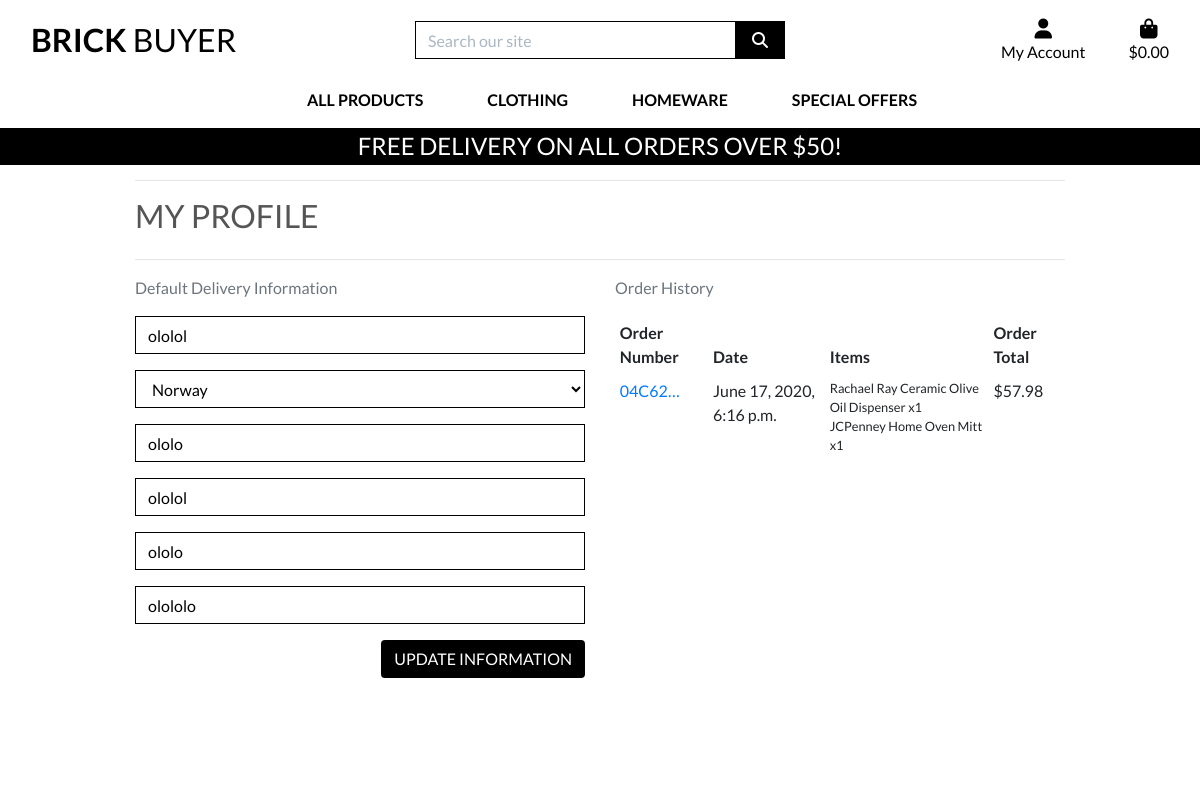
Before: /profile/ (signed in) with the older database file.
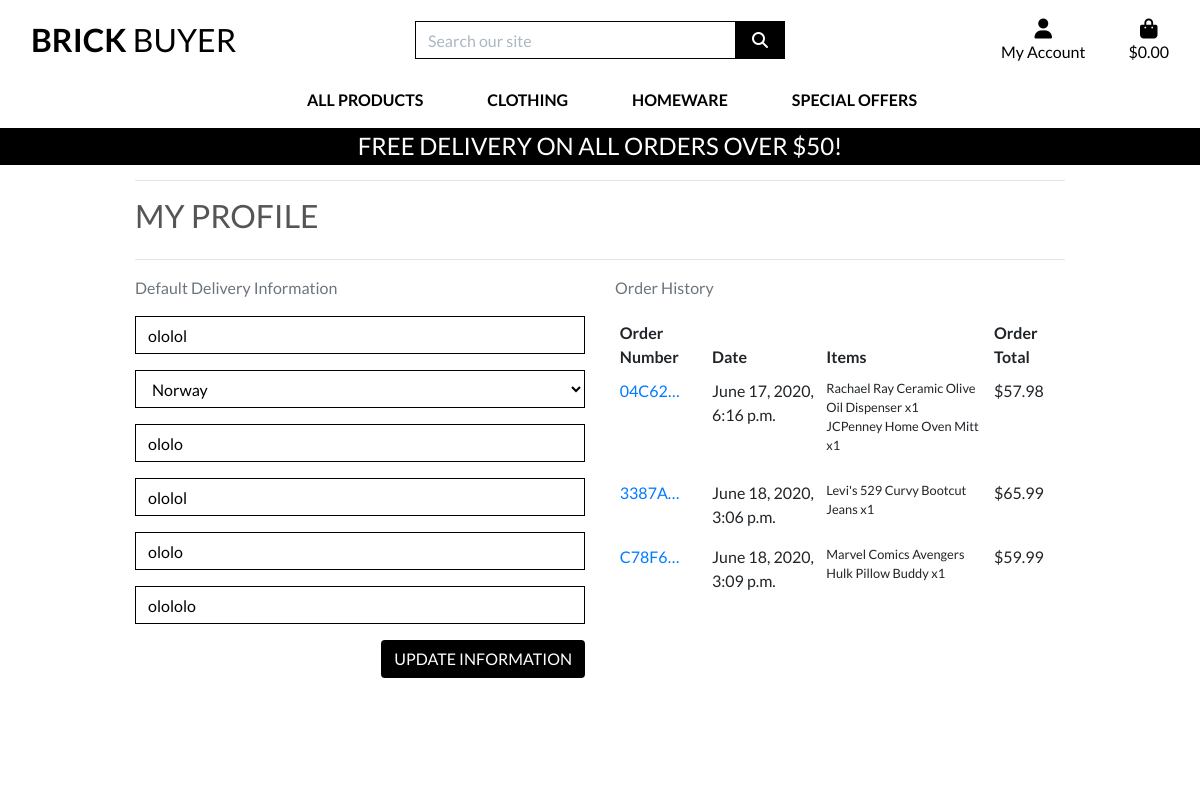
After: the same page with the newer database file.
### profiles/models.py (models this page shows, shortened)
class UserProfile(models.Model):
    user = models.OneToOneField(User, on_delete=models.CASCADE)
    default_phone_number = models.CharField(max_length=20, null=True, blank=True)
    default_country = CountryField(blank_label='Country *', null=True, blank=True)
    default_postcode = models.CharField(max_length=20, null=True, blank=True)
    default_town_or_city = models.CharField(max_length=40, null=True, blank=True)
    default_street_address1 = models.CharField(max_length=80, null=True, blank=True)
    default_county = models.CharField(max_length=80, null=True, blank=True)

### checkout/models.py (models this page shows, shortened)
class Order(models.Model):
    order_number = models.CharField(max_length=32, null=False, editable=False)
    user_profile = models.ForeignKey(UserProfile, on_delete=models.SET_NULL,
                                     null=True, blank=True, related_name='orders')
    full_name = models.CharField(max_length=50, null=False, blank=False)
    email = models.EmailField(max_length=254, null=False, blank=False)
    phone_number = models.CharField(max_length=20, null=False, blank=False)
    country = CountryField(blank_label='Country *', null=False, blank=False)
    postcode = models.CharField(max_length=20, null=True, blank=True)
    town_or_city = models.CharField(max_length=40, null=False, blank=False)
    street_address1 = models.CharField(max_length=80, null=False, blank=False)
    county = models.CharField(max_length=80, null=True, blank=True)
    date = models.DateTimeField(auto_now_add=True)
    delivery_cost = models.DecimalField(max_digits=6, decimal_places=2, null=False, default=0)
    order_total = models.DecimalField(max_digits=10, decimal_places=2, null=False, default=0)
    grand_total = models.DecimalField(max_digits=10, decimal_places=2, null=False, default=0)
    original_bag = models.TextField(null=False, blank=False, default='')
    stripe_pid = models.CharField(max_length=254, null=False, blank=False, default='')

class OrderLineItem(models.Model):
    order = models.ForeignKey(Order, null=False, blank=False, on_delete=models.CASCADE, related_name='lineitems')
    product = models.ForeignKey(Product, null=False, blank=False, on_delete=models.CASCADE)
    quantity = models.IntegerField(null=False, blank=False, default=0)
    lineitem_total = models.DecimalField(max_digits=6, decimal_places=2, null=False, blank=False, editable=False)

### products/models.py (models this page shows, shortened)
class Product(models.Model):
    category = models.ForeignKey('Category', null=True, blank=True,
                                 on_delete=models.SET_NULL)
    sku = models.CharField(max_length=254, null=True, blank=True)
    name = models.CharField(max_length=254)
    description = models.TextField()
    price = models.DecimalField(max_digits=6, decimal_places=2)
    rating = models.DecimalField(max_digits=6, decimal_places=2,
                                 null=True, blank=True)
    image_url = models.URLField(max_length=1024, null=True, blank=True)
    image = models.ImageField(null=True, blank=True)

### profiles/views.py (the view)
# urls.py: path('profile/', include('profiles.urls')),
def profile(request):
    profile = get_object_or_404(UserProfile, user=request.user)
    if request.method == 'POST':
        form = UserProfileForm(request.POST, instance=profile)
        if form.is_valid():
            form.save()
            messages.success(request, 'Profile update complete')
        else:
            messages.error(request, 'update failed, please check the form is valid')
    else:
        form = UserProfileForm(instance=profile)
    orders = profile.orders.all()
    template = 'profiles/profile.html'
    context = {
        'form': form,
        'orders': orders,
        'on_profile_page': True
    }
    return render(request, template, context)

### profiles/forms.py
class UserProfileForm(forms.ModelForm):
    class Meta:
        model = UserProfile
        exclude = ('user',)
    def __init__(self, *args, **kwargs):
        super().__init__(*args, **kwargs)
        placeholders = {
            'default_phone_number': 'Phone Number',
            'default_country': 'country',
            'default_postcode': 'Postal Code',
            'default_town_or_city': 'Town or City',
            'default_street_address1': 'Street Address 1',
            'default_county': 'County',
        }
        self.fields['default_phone_number'].widget.attrs['autofocus'] = True
        for field in self.fields:
            if field != 'default_country':
                if self.fields[field].required:
                    placeholder = f'{placeholders[field]} *'
                else:
                    placeholder = placeholders[field]
                self.fields[field].widget.attrs['placeholder'] = placeholder
            self.fields[field].widget.attrs['class'] = 'border-black rounded-0 profile-form-input'
            self.fields[field].label = False

### bag/contexts.py (called while the page is built, shortened)
def bag_contents(request):
    bag_items = []
    total = 0
    product_count = 0
    bag = request.session.get('bag', {})
    if total < settings.FREE_DELIVERY_THRESHOLD:
        delivery = total * Decimal(settings.STANDARD_DELIVERY_PERCENTAGE / 100)
        free_delivery_delta = settings.FREE_DELIVERY_THRESHOLD - total
    else:
        delivery = 0
        free_delivery_delta = 0
    grand_total = delivery + total
    context = {
        'bag_items': bag_items,
        'total': total,
        'product_count': product_count,
        'delivery': delivery,
        'free_delivery_delta': free_delivery_delta,
        'free_delivery_threshold': settings.FREE_DELIVERY_THRESHOLD,
        'grand_total': grand_total,
    }
    return context

### profiles/templates/profiles/profile.html (shortened to what this page needs)
{% extends "base.html" %}
{% load static %}
{% block extra_css %}
    <link rel="stylesheet" href="{% static 'profiles/css/profile.css' %}">
{% endblock %}
{% block page_header %}
    <div class="container header-container">
    </div>
{% endblock %}
{% block content %}
    <div class="overlay"></div>
    <div class="container">
        <div class="row">
            <div class="col">
                <hr>
                <h2 class="logo-font mb-4">My Profile</h2>
                <hr>
            </div>
        </div>
        <div class="row">
            <div class="col-12 col-lg-6">
                <p class="text-muted">Default Delivery Information</p>
                <form class="mt-3" action="{% url 'profile' %}" method="POST" id="profile-update-form">
                    {{ form|crispy }}
                    <button class="btn btn-black rounded-o text-uppercase float-right">Update Information</button>
                </form>
            </div>
            <div class="col-12 col-lg-6">
                <p class="text-muted">Order History</p>
                <div class="order-history table-responsive">
                    <table class="table table-sm table-borderless">
                        <thead>
                            <tr>
                                <th>Order Number</th>
                                <th>Date</th>
                                <th>Items</th>
                                <th>Order Total</th>
                            </tr>
                        </thead>
                        <tbody>
                            {% for order in orders %}
                                <tr>
                                    <td>
                                        <a href="{% url 'order_history' order.order_number %}"
                                        title="{{ order.order_number }}">
                                            {{ order.order_number|truncatechars:6 }}
                                        </a>
                                    </td>
                                    <td>{{ order.date }}</td>
                                    <td>
                                        <ul class="list-unstyled">
                                            {% for item in order.lineitems.all %}
                                                <li class="small">
                                                    {{ item.product.name }} x{{ item.quantity }}
                                                </li>
                                            {% endfor %}
                                        </ul>
                                    </td>
                                    <td>${{ order.grand_total }}</td>
                                </tr>
                            {% endfor %}
                        </tbody>
                    </table>
                </div>
            </div>
        </div>
{% endblock %}

### templates/base.html (shortened to what this page needs)
{% load static %}
<!doctype html>
<html lang="en">
  <head>
    {% block corecss %}
        <link rel="stylesheet" href="https://stackpath.bootstrapcdn.com/bootstrap/4.5.0/css/bootstrap.min.css">
        <link rel="stylesheet" href="{% static 'css/base.css' %}">
    {% endblock %}
    {% block extra_css %}
    {% endblock %}
  </head>
  <body>
    <header class="container-fluid fixed-top">
        <div id="topnav" class="row bg-white pt-lg-2 d-none d-lg-flex">
            <div class="col-12 col-lg-4 my-auto py-1 py-lg-0 text-center text-lg-left">
                <a href="{% url 'home' %}" class="nav-link main-logo-link">
                    <h2 class="logo-font text-black my-0"><strong>Brick</strong> buyer</h2>
                </a>
            </div>
            <div class="col-12 col-lg-4 my-auto py-1 py-lg-0">
                <form method="GET" action="{% url 'products' %}">
                    <div class="input-group w-100">
                        <input class="form-control border border-black rounded-0" type="text" name="q" placeholder="Search our site">
                        <div class="input-group-append">
                            <button class="form-control btn btn-black border border-black rounded-0" type="submit">
                                <span class="icon">
                                    <i class="fas fa-search"></i>
                                </span>
                            </button>
                        </div>
                    </div>
                </form>
            </div>
            <div class="col-12 col-lg-4 my-auto py-1 py-lg-0">
                <ul class="list-inline list-unstyled text-center text-lg-right my-0">
                    <li class="list-inline-item dropdown">
                        <a class="text-black nav-link" href="#" id="user-options" data-toggle="dropdown" aria-haspopup="true" aria-expanded="false">
                            <div class="text-center">
                                <div><i class="fas fa-user fa-lg"></i></div>
                                <p class="my-0">My Account</p>
                            </div>
                        </a>
                    </li>
                    <li class="list-inline-item">
                        <a class="{% if grand_total %}text-info font-weight-bold{% else %}text-black{% endif %} nav-link" href="{% url 'view_bag' %}">
                            <div class="text-center">
                                <div><i class="fas fa-shopping-bag fa-lg"></i></div>
                                <p class="my-0">
                                    {% if grand_total %}
                                        ${{ grand_total|floatformat:2}}
                                    {% else %}
                                        $0.00
                                    {% endif %}
                                </p>
                            </div>
                        </a>
                    </li>
                </ul>
            </div>
        </div>
        <div class="row bg-white">
            <nav class="navbar navbar-expand-lg navbar-light w-100">
                {% include 'includes/main-nav.html' %}
            </nav>
        </div>
        <div id="delivery-banner" class="row text-center">
            <div class="col bg-black text-white">
                <h4 class="logo-font my-1">Free delivery on all orders over ${{ free_delivery_threshold }}!</h4>
            </div>
        </div>
    </header>
    {% block page_header %}
    {% endblock %}
    {% block content %}
    {% endblock %}
  </body>
</html>

### templates/includes/main-nav.html (shortened to what this page needs)
<div class="collapse navbar-collapse" id="main-nav">
    <ul class="navbar-nav w-auto mx-auto">
        <li class="nav-item dropdown">
            <a class="logo-font font-weight-bold nav-link text-black mr-5" href="#" id="all-products-link" data-toggle="dropdown" aria-haspopup="true" aria-expanded="false">
                All Products
            </a>
        </li>
        <li class="nav-item dropdown">
            <a class="logo-font font-weight-bold nav-link text-black mr-5" href="#" id="clothing-link" data-toggle="dropdown" aria-haspopup="true" aria-expanded="false">
                Clothing
            </a>
        </li>
        <li class="nav-item dropdown">
            <a class="logo-font font-weight-bold nav-link text-black mr-5" href="#" id="homeware-link" data-toggle="dropdown" aria-haspopup="true" aria-expanded="false">
                Homeware
            </a>
        </li>
        <li class="nav-item dropdown">
            <a class="logo-font font-weight-bold nav-link text-black" href="#" id="specials-link" data-toggle="dropdown" aria-haspopup="true" aria-expanded="false">
                Special Offers
            </a>
        </li>
    </ul>
</div>

### static/css/base.css (style rules this page uses)
html { height: 100%; }
body { background: url('/media/homepage_background_cropped.jpg') no-repeat center center fixed; background-size: cover; height: calc(100vh - 164px); color: #555; font-family: 'Lato'; }
.icon { align-items: center; display: inline-flex; justify-content: center; height: 1.5rem; width: 1.5rem; }
.logo-font { text-transform: uppercase; }
.main-logo-link { width: fit-content; }
.btn-black { background: black; color: white; }
.text-black { color: #000 !important; }
.border-black { border: 1px solid black !important; }
.bg-black { background: #000 !important; }
.overlay { height: 100%; width: 100%; top: 0; left: 0; position: fixed; background: white; z-index: -1; }
input[name='q']::placeholder { color: #aab7c4; }
@media (min-width: 1200px) { .container { max-width: 80%; } }
@media (min-width: 992px) { .header-container { padding-top: 164px; } }

### profiles/static/profiles/css/profile.css (style rules this page uses)
.order-history { max-height: 416px; overflow-y: auto; }
#profile-update-form .form-control { color: #000; }
#profile-update-form input::placeholder { color: #aab7c4; }
#id_default_country, #id_default_country option:not(:first-child) { color: #000; }

Changed rows visible on the page:
added Order: order_number "3387A…", date "June 18, 2020, 3:06 p.m.", grand_total "65.99"
added OrderLineItem: product.name "Levi's 529 Curvy Bootcut Jeans", quantity "1", shown under "3387A…"
added Order: order_number "C78F6…", date "June 18, 2020, 3:09 p.m.", grand_total "59.99"
added OrderLineItem: product.name "Marvel Comics Avengers Hulk Pillow Buddy", quantity "1", shown under "C78F6…"
